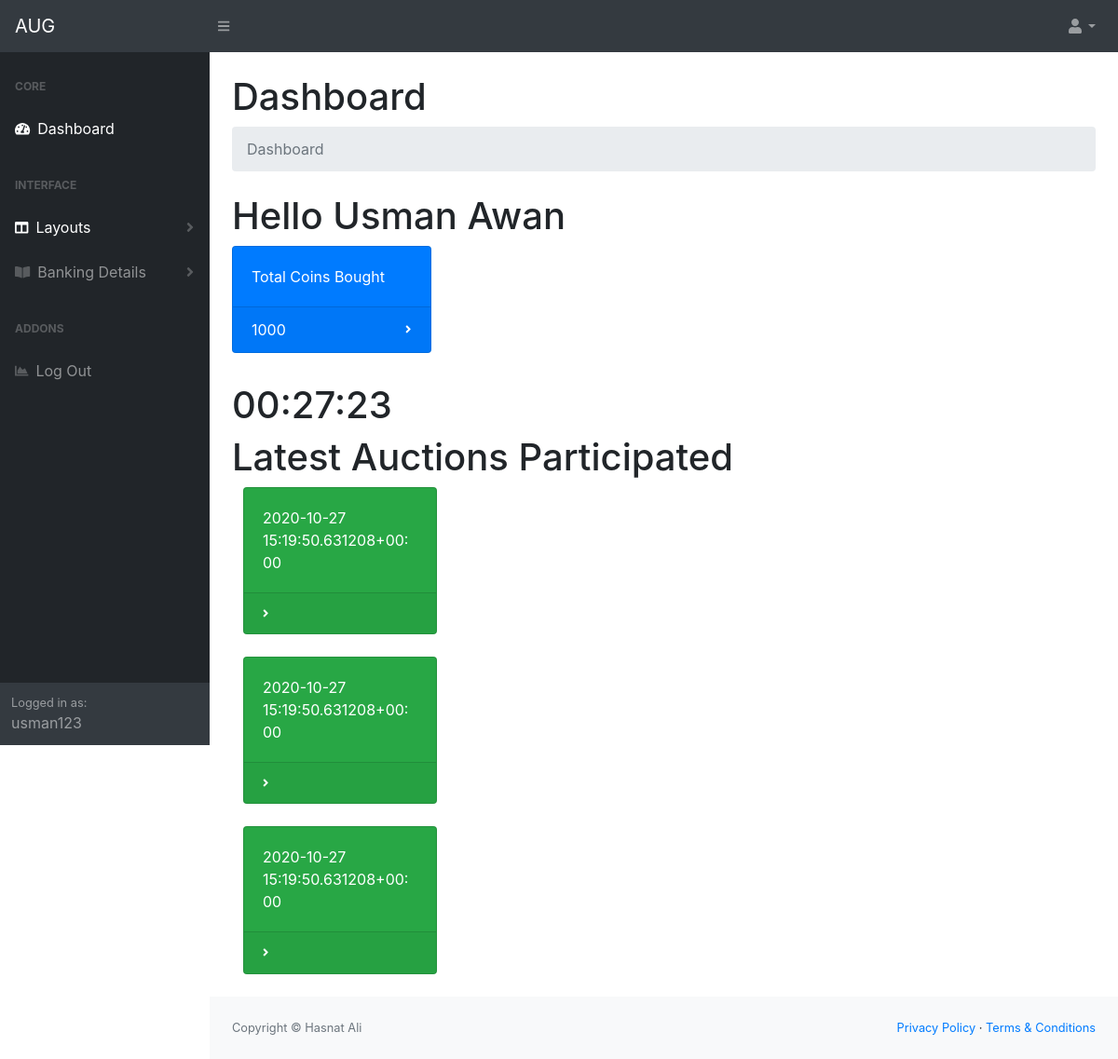
/Dashboard/ (signed in), run on the app's committed database.
### dashboard/models.py (models this page shows, shortened)
class Coins(models.Model):
    customer = models.ForeignKey(Customer, null=True, on_delete= models.SET_NULL)
    total = models.IntegerField(default=0)
    bided = models.IntegerField(default=0)
    remaining = models.IntegerField(default=0)
    date_created = models.DateTimeField(auto_now_add=True, null=True)

class Bids(models.Model):
    customer = models.ForeignKey(Customer, null=True, on_delete= models.SET_NULL)
    auction = models.ForeignKey(Auction, null=True, on_delete= models.SET_NULL)
    CATEGORY = (
			('500', 'R500'),
			('1000', 'R1000'),
			('2000', 'R2000'),
			('5000', 'R5000'),
			)
    bided =models.CharField(max_length=200, null=True, choices=CATEGORY)
    date_created = models.DateTimeField(auto_now_add=True, null=True)

class Auction(models.Model):
    created_by = models.CharField(max_length=200, null=True, blank=True)
    date_created = models.DateTimeField(auto_now_add=True, null=True)
    def __str__(self):
        return str(self.date_created)

### dashboard/views.py (the view)
# urls.py: path('Dashboard/', views.dashboard, name="dashboard"),
def dashboard(request):
    customer = request.user.customer
    coins = customer.coins_set.all()
    bids = customer.bids_set.all().order_by('-date_created')
    now = datetime.datetime.now().strftime('%H:%M:%S')
    context = {
        'customer': customer,
        'coins':  coins,
        'bids': bids,
        'now': now
    }
    return render(request, 'dashboard/dist/index.html', context)

### dashboard/templates/dashboard/dist/index.html (shortened to what this page needs)
<!DOCTYPE html>
{% load static %}
<html lang="en">
    <head>
        <link href="{%static 'css/styles.css' %}" rel="stylesheet" />
        <link href="https://cdn.datatables.net/1.10.20/css/dataTables.bootstrap4.min.css" rel="stylesheet" />
    </head>
    <body class="sb-nav-fixed">
        <nav class="sb-topnav navbar navbar-expand navbar-dark bg-dark">
            <a class="navbar-brand" href="index.html">AUG</a>
            <button class="btn btn-link btn-sm order-1 order-lg-0" id="sidebarToggle" href=""><i class="fas fa-bars"></i></button>
            <ul class="navbar-nav ml-auto ml-md-0">
                <li class="nav-item dropdown">
                    <a class="nav-link dropdown-toggle" id="userDropdown" href="#" role="button" data-toggle="dropdown" aria-haspopup="true" aria-expanded="false"><i class="fas fa-user fa-fw"></i></a>
                </li>
            </ul>
        </nav>
        <div id="layoutSidenav">
            <div id="layoutSidenav_nav">
                <nav class="sb-sidenav accordion sb-sidenav-dark" id="sidenavAccordion">
                    <div class="sb-sidenav-menu">
                        <div class="nav">
                            <div class="sb-sidenav-menu-heading">Core</div>
                            <a class="nav-link" href="{% url 'dashboard' %}">
                                <div class="sb-nav-link-icon"><i class="fas fa-tachometer-alt"></i></div>
                                Dashboard
                            </a>
                            <div class="sb-sidenav-menu-heading">Interface</div>
                            <a class="nav-link collapsed" href="" data-toggle="collapse" data-target="#collapseLayouts" aria-expanded="false" aria-controls="collapseLayouts">
                                <div class="sb-nav-link-icon"><i class="fas fa-columns"></i></div>
                                Layouts
                                <div class="sb-sidenav-collapse-arrow"><i class="fas fa-angle-down"></i></div>
                            </a>
                            <a class="nav-link collapsed" href="#" data-toggle="collapse" data-target="#collapsePages" aria-expanded="false" aria-controls="collapsePages">
                                <div class="sb-nav-link-icon"><i class="fas fa-book-open"></i></div>
                               Banking Details
                                <div class="sb-sidenav-collapse-arrow"><i class="fas fa-angle-down"></i></div>
                            </a>
                            <div class="sb-sidenav-menu-heading">Addons</div>
                            <a class="nav-link" href="{% url 'logout' %}">
                                <div class="sb-nav-link-icon"><i class="fas fa-chart-area"></i></div>
                                Log Out
                            </a>
                        </div>
                    </div>
                    <div class="sb-sidenav-footer">
                        <div class="small">Logged in as:</div>
                        {{request.user}}
                    </div>
                </nav>
            </div>
            <div id="layoutSidenav_content">
                <main>
                    <div class="container-fluid">
                        <h1 class="mt-4">Dashboard</h1>
                        <ol class="breadcrumb mb-4">
                            <li class="breadcrumb-item active">Dashboard</li>
                        </ol>
                        <h1 class="mt-4">Hello {{request.user.first_name}} {{request.user.last_name}}</h1>
                        <div class="row">
                            {% for coin in coins %}
                                <div class="col-xl-3 col-md-6">
                                    <div class="card bg-primary text-white mb-4">
                                        <div class="card-body">Total Coins Bought</div>
                                        <div class="card-footer d-flex align-items-center justify-content-between">
                                        {{coin.total}}
                                            <div class="small text-white"><i class="fas fa-angle-right"></i></div>
                                        </div>
                                    </div>
                                </div>
                            {% endfor %}
                        </div>
                        <h3>
                        <h1>{{now}}</h1>
                            <h1>Latest Auctions Participated</h1>
                                {% for bid in bids|slice:":3" %}
                                    <div class="col-xl-3 col-md-6">
                                        <div class="card bg-success text-white mb-4">
                                            <div class="card-body">{{bid.auction}}</div>
                                            <div class="card-footer d-flex align-items-center justify-content-between">
                                                <div class="small text-white"><i class="fas fa-angle-right"></i></div>
                                            </div>
                                        </div>
                                    </div>
                                {% endfor %}
                        </h3>
                </main>
                <footer class="py-4 bg-light mt-auto">
                    <div class="container-fluid">
                        <div class="d-flex align-items-center justify-content-between small">
                            <div class="text-muted">Copyright &copy; Hasnat Ali</div>
                            <div>
                                <a href="#">Privacy Policy</a>
                                &middot;
                                <a href="#">Terms &amp; Conditions</a>
                            </div>
                        </div>
                    </div>
                </footer>
            </div>
        </div>
    </body>
</html>

### data on the page
Coins: total "1000"
Bids: auction "2020-10-27 15:19:50.631208+00:00"
Bids: auction "2020-10-27 15:19:50.631208+00:00"
Bids: auction "2020-10-27 15:19:50.631208+00:00"

### other printed values
{{ request.user }} "usman123"
{{ request.user.first_name }} "Usman"
{{ request.user.last_name }} "Awan"
